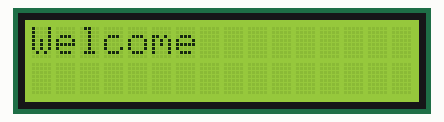
The sketch below on a simulated Arduino Uno, built with avr-gcc and run on an emulated ATmega328P. Parts: 16×2 character LCD.

Above: at 0.1 s.

The sketch:

i2c_test.ino
```cpp
#include <Wire.h>
#include <LiquidCrystal_I2C.h>
LiquidCrystal_I2C lcd(0x20,16,2);


void setup() {
  // put your setup code here, to run once:
lcd.begin(16,2);
}

void loop() {
  // put your main code here, to run repeatedly:
lcd.setCursor(0,0);
lcd.print("Welcome");
delay(1000);
lcd.clear();
}
```
